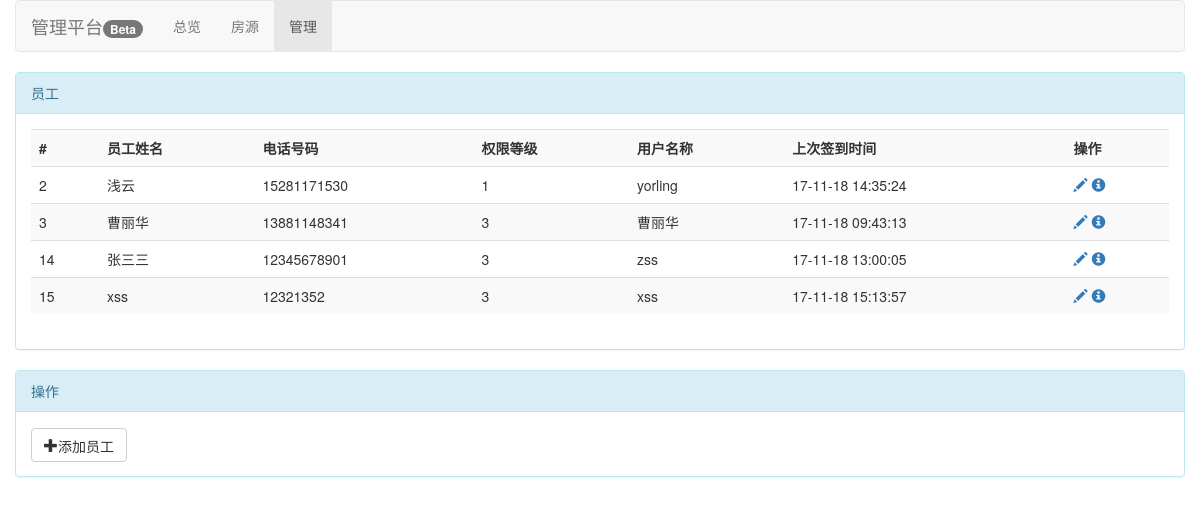
The page /user/manage/ (signed in) on the database its author committed.
### fluData/models.py (models this page shows, shortened)
class UserProfile(models.Model):
    user = models.OneToOneField(User, null=True, on_delete=models.CASCADE)
    name = models.CharField(u"姓名", max_length=20, blank = True)
    id = models.AutoField(u"ID", primary_key = True)
    level = models.IntegerField(u"用户等级", default = 3)
    phone = models.CharField(u"手机号码", max_length = 20, null = True, blank = True)
    lastCheck = models.DateTimeField(u"上次签到时间", blank = True, null= True, default=timezone.now)
    def get_profile_dict(self):
        proDict = {
            "name" : self.name,
            "id" :  self.id,
            "level" : self.level,
            "phone" : self.phone,
            "last_check" : self.lastCheck.strftime("%y-%m-%d %X"),
            "username" : self.user.username,
        }
        return proDict

### fluData/views.py (the view)
class manage_view(View):
    @method_decorator(login_required(login_url="login"))
    def get(self, request, *args, **kwargs):
        if request.user.userprofile.level>1:
            return render(request, "user/error.html", {"error":{"title":"访问被拒绝","content":"您不是管理员，因此无法访问此页面。"}})
        objs = models.UserProfile.objects.all()
        contexts = {"users":[]}
        for i in objs:
            contexts["users"].append(i.get_profile_dict())
        return render(request, "user/manage.html" , contexts)

### fluData/templates/user/manage.html (shortened to what this page needs)
{% extends "user/base.html" %}
{% block if_manage_active %}class="active"{% endblock %}
{% block container %}container{% endblock %}
{% block center %}
    <div class="panel panel-info">
        <div class="panel-heading">员工</div>
        <div class="panel-body">
                <div class="table-responsive">
                        <table class="table table-striped" id="user_tables">
                            <tr>
                                <th>#</th>
                                <th>员工姓名</th>
                                <th>电话号码</th>
                                <th>权限等级</th>
                                <th>用户名称</th>
                                <th>上次签到时间</th>
                                <th>操作</th>
                            </tr>
                            {% for i in users %}
                            <tr>
                                <td>{{ i.id }}</td>
                                <td>{{ i.name }}</td>
                                <td>{{ i.phone }}</td>
                                <td>{{ i.level }}</td>
                                <td>{{ i.username }}</td>
                                <td>{{ i.last_check }}</td>
                                <td>
                                    <a href="{% url 'house' %}?id={{ i.id }}" class="glyphicon glyphicon-pencil"></a>
                                    <a href="{% url 'house' %}?id={{ i.id }}" class="glyphicon glyphicon-info-sign"></a>
                                </td>
                            </tr>
                            {% endfor %}
                        </table>
                    </div>
        </div>
    </div>
    <div class="panel panel-info">
        <div class="panel-heading">操作</div>
        <div class="panel-body">
            <a href="{% url 'auth/add' %}" class="btn btn-default glyphicon glyphicon-plus" role="button">添加员工</a>
        </div>
    </div>
{% endblock %}

### rows shown on the page
UserProfile: name "浅云", phone "15281171530"
UserProfile: name "曹丽华", phone "13881148341"
UserProfile: name "张三三", phone "12345678901"
UserProfile: name "xss", phone "12321352"

### other values the page prints
{{ i.id }} "2" "3" "14" "15"
{{ i.level }} "1" "3" "3" "3"
{{ i.username }} "yorling" "曹丽华" "zss" "xss"
{{ i.last_check }} "17-11-18 14:35:24" "17-11-18 09:43:13" "17-11-18 13:00:05" "17-11-18 15:13:57"
